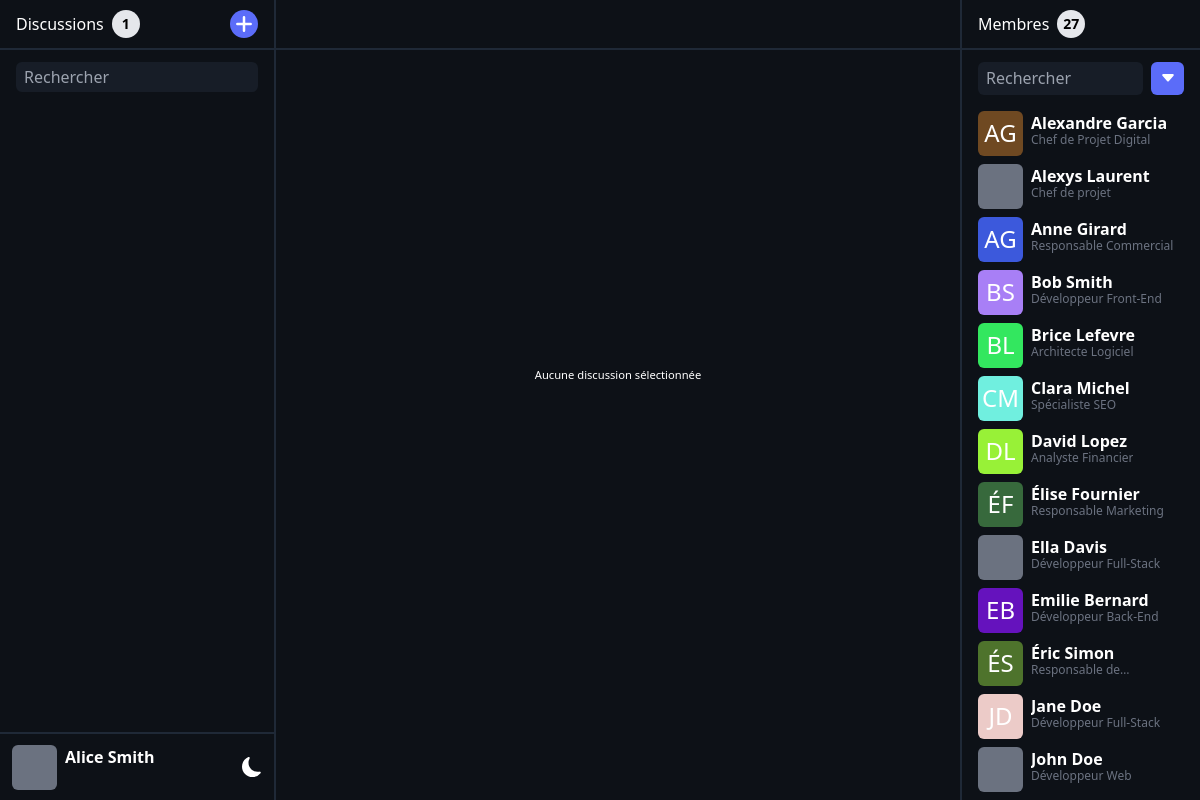
Screenshot of /ChatSphere/index.php?token=zdaz78d78zacd1za8c74d8917a484s8ax247dza with the database file from the repository.
### tables this page shows
create table
    users(
        idUser int NOT NULL auto_increment,
        idEntreprise int not null,
        nom VARCHAR(50) NOT NULL,
        prenom VARCHAR(50) NOT null,
        email varchar(50) not null,
        hashedPass VARCHAR(50) NOT NULL,
        metier VARCHAR(50) NOT NULL,
        pp VARCHAR(255) DEFAULT 'default.webp',
        theme VARCHAR(5) NOT NULL DEFAULT 'dark',
        statut enum(
            'Absent',
            'En ligne',
            'Occupé',
            'Hors ligne'
        ) NOT NULL DEFAULT 'Hors ligne',
        constraint PK_USER PRIMARY KEY(idUser),
        constraint FK_USER_ENTREPRISE FOREIGN KEY(idEntreprise) REFERENCES entreprises(idEntreprise)
    );

### ChatSphere/Controller/config_bdd.php (called while the page is built)
<?php
$serveur = "localhost";
$bdd = "syncpro";
$user = "root";
$mdp = "";

### ChatSphere/Model/model.class.php (called while the page is built, shortened)
<?php
class Modele
{
    private $unPDO;
    public function __construct($serveur, $bdd, $user, $mdp)
    {
        $this->unPDO = null;
        try {
            $url = "mysql:host=" . $serveur . ";dbname=" . $bdd;
            $this->unPDO = new PDO(
                $url,
                $user,
                $mdp,
                array(PDO::MYSQL_ATTR_INIT_COMMAND => "SET NAMES utf8")
            );
        } catch (PDOException $exp) {
            echo "<br> Erreur de connexion à la BDD!";
            echo $exp->getMessage();
        }
    }
    public function getAllColleagues($idUser)
    {
        $sql = "select idUser,nom,prenom,metier,pp from users where idEntreprise = (select idEntreprise from users where idUser = :idUser ) and not idUser = :idUser order by prenom, nom;";
        $donnees = array(
            ":idUser" => $idUser
        );
        $select = $this->unPDO->prepare($sql);
        $select->execute($donnees);
        return $select->fetchAll();
    }
    public function checkToken($token)
    {
        $sql = "select * from token where token = :token;";
        $donnees = array(
            ":token" => $token
        );
        $select = $this->unPDO->prepare($sql);
        $select->execute($donnees);
        $token = $select->fetch();
        if ($select->rowCount() == 1) {
            $tokenDate = $token['expireAt'];
            if (strtotime($tokenDate) < strtotime(date("Y-m-d H:i:s"))) {
                return false;
            } else {
                $sql = "select idUser, nom,prenom,metier,pp,email,theme,statut from users where idUser = (select idUser from token where token = :token);";
                $donnees = array(
                    ":token" => $token['token']
                );
                $select = $this->unPDO->prepare($sql);
                $select->execute($donnees);
                $user = $select->fetch();
                return $user;
            }
        } else {
            return false;
        }
    }
    public function getDiscussionImage($idDiscussion, $idUser)
    {
        if ($this->isDiscussionAGroup($idDiscussion) == true) {
            return array(
                "pp" => "group.png"
            );
        } else {
            $sql = "select idUser, pp from users where idUser = (select idUser from discussions_users where idDiscussion = :idDiscussion and not idUser = :idUser limit 1)";
            $donnees = array(
                ":idDiscussion" => $idDiscussion,
                ":idUser" => $idUser
            );
            $select = $this->unPDO->prepare($sql);
            $select->execute($donnees);
            $image = $select->fetch();
            return $image;
        }
    }
    public function isDiscussionAGroup($idDiscussion)
    {
        $sql = "select * from discussions_users where idDiscussion = :idDiscussion";
        $donnees = array(
            ":idDiscussion" => $idDiscussion
        );
        $select = $this->unPDO->prepare($sql);
        $select->execute($donnees);
        $users = $select->fetchAll();
        if (count($users) > 2) {
            return true;
        } else {
            return false;
        }
    }
    public function getDiscussionsDetails($idUser)
    {
        $sql = "SELECT d.idDiscussion,
        d.nom,
        d.createdBy,
        SUBSTRING_INDEX(MAX(CONCAT(m.timestamp, ',;-@:[,=;:@$;@@?%/&,', m.content)), ',;-@:[,=;:@$;@@?%/&,', -1) AS dernier_message,
        MAX(m.idMessage) as idDernierMessage,
        (SELECT du_other.idUser
        FROM discussions_users du_other
        WHERE du_other.idDiscussion = d.idDiscussion AND du_other.idUser != :idUser
        LIMIT 1) AS idOtherUser
        FROM discussions d
        INNER JOIN discussions_users du ON d.idDiscussion = du.idDiscussion
        LEFT JOIN messages m ON d.idDiscussion = m.idDiscussion
        WHERE d.idDiscussion IN (
            SELECT idDiscussion
            FROM discussions_users
            WHERE idUser = :idUser
        )
        GROUP BY d.idDiscussion
        ORDER BY Max(m.timestamp) DESC
        ";
        $donnees = array(
            ":idUser" => $idUser
        );
        $select = $this->unPDO->prepare($sql);
        $select->execute($donnees);
        $discussions = $select->fetchAll();
        foreach ($discussions as $i => $discussion) {
            $image = $this->getDiscussionImage($discussion['idDiscussion'], $idUser);
            $discussion['pp'] = $image['pp'];
            $discussions[$i] = $discussion;
            if ($this->isDiscussionAGroup($discussion['idDiscussion']) == false) {
                $sql = "SELECT
                GROUP_CONCAT(DISTINCT CASE WHEN u.idUser != :idUser THEN CONCAT(u.prenom,' ',u.nom) ELSE NULL END) AS participants
            FROM discussions d
            INNER JOIN discussions_users du ON d.idDiscussion = du.idDiscussion
            INNER JOIN users u ON du.idUser = u.idUser
            WHERE d.idDiscussion = $discussion[idDiscussion]
            GROUP BY d.idDiscussion";
                $donnees = array(
                    ":idUser" => $idUser
                );
                $select = $this->unPDO->prepare($sql);
                $select->execute($donnees);
                $discussionWithPersonName = $select->fetch();
                $discussion['nom'] = $discussionWithPersonName['participants'];
                $discussions[$i] = $discussion;
            }
        }
        return $discussions;
    }
}

### ChatSphere/Controller/controller.class.php (called while the page is built, shortened)
<?php
require_once("Model/model.class.php");
class Controleur
{
    private $unModele;
    public function __construct($serveur, $bdd, $user, $mdp)
    {
        $this->unModele = new Modele($serveur, $bdd, $user, $mdp);
    }
    public function getAllColleagues($idUser)
    {
        return $this->unModele->getAllColleagues($idUser);
    }
    public function checkToken($token)
    {
        return $this->unModele->checkToken($token);
    }
    public function getDiscussionsDetails($idUser)
    {
        return $this->unModele->getDiscussionsDetails($idUser);
    }
}

### ChatSphere/index.php (shortened to what this page needs)
<?php
require_once("Controller/config_bdd.php");
require_once("Controller/controller.class.php");
$unControleur = new Controleur($serveur, $bdd, $user, $mdp);
$token = $_GET['token'];
$user = $unControleur->checkToken($token);
?>
<!DOCTYPE html>
<html lang="en" class="<?php echo $user['theme'] ?> select-none">
<head>
    <script src="https://cdn.tailwindcss.com"></script>
    <link rel="stylesheet" href="./css/index.css?">
</head>
<body class="overflow-hidden">
    <div class="flex w-screen h-screen overflow-x-hidden">
        <?php
        require_once("Views/ConversationsSection.php");
        require_once("Views/MessagesSection.php");
        require_once("Views/MembersSection.php");
        ?>
    </div>
</body>
</html>

### ChatSphere/Views/ConversationsSection.php (shortened to what this page needs)
<?php
$discussions = $unControleur->getDiscussionsDetails($user['idUser']);
?>
<div id="convSection" class="lg:w-[23%] w-0 left-0 max-w-[100%]  h-screen absolute lg:relative lg:block lg:bg-white bg-gray-50 overflow-hidden transition-all duration-500 border-e-2 dark:border-gray-800 z-10 dark:bg-dark dark:text-white">
    <div class="h-[50px] flex justify-between items-center p-4 border-b-2 dark:border-gray-800 transition-all duration-500">
        <div class="flex items-center">
            <p id="countDiscussions" class="flex transition-all duration-500 text-black dark:text-white gap-2 items-center">Discussions <span class="flex items-center text-black justify-center font-semibold text-sm w-7 h-7 rounded-full bg-gray-200"><?php echo count($discussions); ?></span></p>
        </div>
        <div class="flex gap-2 items-center">
            <button class="bg-secondary w-7 h-7 rounded-full flex justify-center items-center ">
                <svg xmlns="http://www.w3.org/2000/svg" class="w-5 h-5 text-white" fill="none" viewBox="0 0 24 24" stroke="currentColor">
                    <path stroke-linecap="round" stroke-linejoin="round" stroke-width="3" d="M12 4v16m8-8H4" />
                </svg>
            </button>
        </div>
    </div>
    <div class="flex justify-center ">
        <div class="flex flex-col items-center gap-1 relative w-full">
            <div class="flex w-full justify-between w-full my-3 h-[30px] px-4">
                <input id="searchInput" type="text" placeholder="Rechercher" class="rounded-md bg-userMessage dark:bg-darkHover px-2 py-1 w-full focus:outline-primary dark:focus:outline-black cursor-text text-gray-600 dark:text-gray-400 transition-all duration-500">
            </div>
            <div id="discussionsWrapper" class="w-full flex flex-col gap-2 overflow-y-auto overflow-x-hidden h-[calc(100vh-180px)]
            ">
            </div>
            <div class="flex gap-2 w-full h-[68px] border-t-2 dark:border-gray-800 items-center px-3 justify-between transition-all duration-500">
                <div class="flex gap-2">
                    <div class="bg-cover bg-center aspect-square rounded-md bg-gray-500 w-[45px] h-[45px]" style="background-image: url(https://images.chatsphere.alexyslaurent.com/<?php echo $user['pp']; ?>);"></div>
                    <div class="flex flex-col w-full">
                        <p class="font-semibold w-full text-elipsis line-clamp-1 transition-all duration-500 text-black dark:text-white"><?php echo $user['prenom'] . ' ' . $user['nom']; ?></p>
                    </div>
                </div>
                <div class="">
                    <div onclick="toggleThemeMode()" class="hover:cursor-pointer">
                    </div>
                </div>
            </div>
        </div>
    </div>
</div>

### ChatSphere/Views/MessagesSection.php (shortened to what this page needs)
<div class="lg:w-[57%] w-full overflow-hidden dark:bg-dark transition-all duration-500">
    <nav class="w-full flex h-[50px] border-b-2 dark:border-gray-800 dark:text-white transition-all duration-500">
        <div class="flex w-full items-center ps-4 ">
        </div>
    </nav>
    <div class="flex flex-col h-[calc(100%-150px)] py-4 relative" id="MessagesWrapper">
        <div id="messagesDiv" class="messagesDiv overflow-y-auto select-text h-full">
            <?php if (isset($_GET['discussion']) && (isset($discussionInfo))) : ?>
                <div class="flex justify-center items-center h-full">
                    <div class="flex flex-col justify-center items-center">
                        <svg id="LoadingDivSpin" class="animate-spin -ml-1 h-10 w-10 text-white" xmlns="http://www.w3.org/2000/svg" fill="none" viewBox="0 0 24 24">
                            <circle class="opacity-25 text-black dark:text-white" cx="12" cy="12" r="10" stroke="currentColor" stroke-width="4"></circle>
                            <path class="opacity-75" fill="currentColor" d="M4 12a8 8 0 018-8V0C5.373 0 0 5.373 0 12h4zm2 5.291A7.962 7.962 0 014 12H0c0 3.042 1.135 5.824 3 7.938l3-2.647z"></path>
                        </svg>
                        <p id="LoadingDivText" class="text-xs mt-2 text-black dark:text-white transition-all duration-500">Chargement...</p>
                    </div>
                </div>
            <?php else : ?>
                <div class="flex justify-center items-center h-full">
                    <div class="flex flex-col justify-center items-center">
                        <p class="text-2xs text-black dark:text-white transition-all duration-500">Aucune discussion sélectionnée</p>
                    </div>
                </div>
            <?php endif; ?>
        </div>
    </div>
</div>

### ChatSphere/Views/MembersSection.php (shortened to what this page needs)
<?php
$colleagues = $unControleur->getAllColleagues($user['idUser']);
?>
<div id="membersSection" class="lg:w-[20%] w-0 max-w-[100%] right-0 h-screen absolute lg:relative lg:block lg:bg-white bg-gray-50 overflow-hidden transition-all duration-500 border-s-2 dark:border-gray-800 dark:bg-dark dark:text-white">
    <div class="h-[50px] flex justify-between items-center p-4 border-b-2 dark:border-gray-800 transition-all duration-500">
        <p class="flex gap-2 items-center text-black dark:text-white transition-all duration-500">Membres <span class="flex items-center text-black justify-center font-semibold text-sm w-7 h-7 rounded-full bg-gray-200"><?php echo count($colleagues); ?></span></p>
    </div>
    <div class="flex flex-col items-center gap-4 relative min-h-[calc(100%-50px)] max-h-[calc(100%-50px)] overflow-hidden">
        <div class="flex w-full mt-3 max-h-[50px] justify-center ">
            <div class="flex w-full ms-4 justify-between">
                <input onkeyup="showColleaguesFiltered()" id="nameInput" type="text" placeholder="Rechercher" class="rounded-md bg-gray-100 px-2 py-1 w-10/12 focus:outline-border cursor-text text-gray-600 dark:bg-darkHover dark:text-white dark:focus:outline-black transition-all duration-500">
                <button onclick='handleShowFilter()' class="bg-secondary ms-2 me-4 rounded-md w-2/12 max-w-[50px] aspect-square flex justify-center items-center">
                    <svg class="relative z-0" xmlns="http://www.w3.org/2000/svg" width="16" height="16" fill="white" class="bi bi-caret-down-fill" viewBox="0 0 16 16">
                        <path d="M7.247 11.14 2.451 5.658C1.885 5.013 2.345 4 3.204 4h9.592a1 1 0 0 1 .753 1.659l-4.796 5.48a1 1 0 0 1-1.506 0z" />
                    </svg>
                </button>
            </div>
        </div>
        <div id="membersWrapper" class="w-full flex flex-col gap-2 overflow-y-auto pb-2">
            <?php
            for ($i = 0; $i < count($colleagues); $i++) {
                echo "<div class='hover:bg-hover hover:dark:bg-darkHover rounded-md flex max-w-full mx-4 gap-2 colleagueRow' id-colleague='" . $colleagues[$i]['idUser'] . "'>
                            <div class='z-0 bg-cover bg-center aspect-square rounded-md bg-gray-500 w-[45px] h-[45px]' style='" . ($colleagues[$i]['pp'] != 'default.webp' ? "background-image: url(https://images.chatsphere.alexyslaurent.com/" . $colleagues[$i]['pp'] . ")" : 'background-color: #' . substr(md5(utf8_encode($colleagues[$i]['idUser'])), 0, 6)) . "'>
                            <span class='flex text-2xl w-full text-white h-full justify-center items-center " . ($colleagues[$i]['pp'] != 'default.webp' ? 'hidden' : '') . "'>" . mb_substr($colleagues[$i]['prenom'], 0, 1, 'UTF-8') . mb_substr($colleagues[$i]['nom'], 0, 1, 'UTF-8') . "</span>
                            </div>
                            <div class='flex flex-col'>
                                <p class='font-semibold w-full text-elipsis line-clamp-1'>" . $colleagues[$i]['prenom'] . " " . $colleagues[$i]['nom'] . "</p>
                                <span class='w-full line-clamp-1 text-elipsis text-gray-500 text-xs relative top-[-3px]'>" . $colleagues[$i]['metier'] . "</span>
                            </div>
                        </div>";
            }
            ?>
        </div>
    </div>
</div>

### ChatSphere/css/index.css (style rules this page uses)
:is(.dark *) { border-color: #2e2e2e }
body { margin: 0; }
.text-2xs { font-size: 0.7rem; }

### rows the page displays
users: prenom "A", nom "G", prenom "Alexandre", nom "Garcia", metier "Chef de Projet Digital"
users: prenom "Alexys", nom "Laurent", metier "Chef de projet"
users: prenom "A", nom "G", prenom "Anne", nom "Girard", metier "Responsable Commercial"
users: prenom "B", nom "S", prenom "Bob", nom "Smith", metier "Développeur Front-End"
users: prenom "B", nom "L", prenom "Brice", nom "Lefevre", metier "Architecte Logiciel"
users: prenom "C", nom "M", prenom "Clara", nom "Michel", metier "Spécialiste SEO"
users: prenom "D", nom "L", prenom "David", nom "Lopez", metier "Analyste Financier"
users: prenom "É", nom "F", prenom "Élise", nom "Fournier", metier "Responsable Marketing"
users: prenom "Ella", nom "Davis", metier "Développeur Full-Stack"
users: prenom "E", nom "B", prenom "Emilie", nom "Bernard", metier "Développeur Back-End"
users: prenom "É", nom "S", prenom "Éric", nom "Simon", metier "Responsable…"
users: prenom "J", nom "D", prenom "Jane", nom "Doe", metier "Développeur Full-Stack"
users: prenom "John", nom "Doe", metier "Développeur Web"

### other values shown
count($discussions) "1"
$user['prenom'] "Alice"
$user['nom'] "Smith"
count($colleagues) "27"
